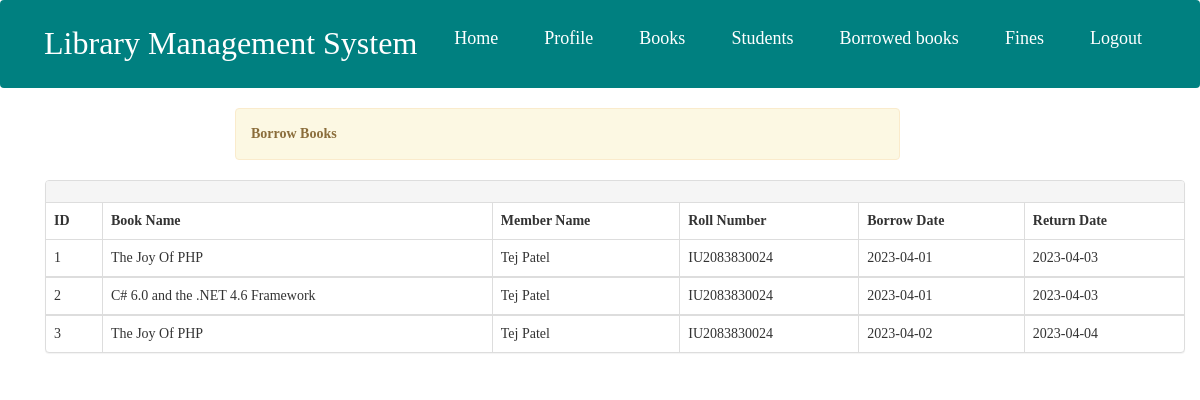
Screenshot of /borrowedbooks.php with the database file from the repository.
### tables this page shows
CREATE TABLE `borrow` (
  `borrowId` int(11) NOT NULL,
  `memberName` varchar(255) NOT NULL,
  `rollNo` varchar(30) NOT NULL,
  `bookName` varchar(255) NOT NULL,
  `borrowDate` varchar(20) NOT NULL,
  `returnDate` varchar(20) NOT NULL,
  `bookId` int(2) NOT NULL,
  `fine` varchar(100) NOT NULL,
  `borrowStatus` varchar(2) NOT NULL
);

### borrowedbooks.php (the view, shortened to what this page needs)
<?php
include "includes/header.php";
?>
<?php include "nav3_lib.php"; ?>
<div class="container">
<div class="container">
	<div class="alert alert-warning col-lg-7 col-md-12 col-sm-12 col-xs-12 col-lg-offset-2 col-md-offset-0 col-sm-offset-1 col-xs-offset-0" style="margin-top:0px">
		<strong>Borrow Books</strong>
	</div>
</div>
<div class="container">
	<div class="panel panel-default">
		<div class="panel-heading">
		<div class="row">
			<div class="col-lg-6 col-md-6 col-sm-12 col-xs-12 pull-right">
			</div>
		</div>
		</div>
		<table class="table table-bordered">
		<thead>
				<tr>
					<th>ID</th>
					<th>Book Name</th>
					<th>Member Name</th>
					<th>Roll Number</th>
					<th>Borrow Date</th>
					<th>Return Date</th>
				</tr>
				</thead>
					<?php
				$sql = "SELECT * FROM borrow";
				$query = mysqli_query($conn, $sql);
				$counter =1;
					while($row = mysqli_fetch_array($query)){
						?>
						<tbody>
						<tr>
						<td><?php echo $counter++; ?></td>
						<td><?php echo $row['bookName'];?></td>
							<td><?php echo $row['memberName']; ?></td>
							<td><?php echo $row['rollNo']; ?></td>
							<td><?php echo $row['borrowDate']; ?></td>
							<td><?php echo $row['returnDate']; ?></td>
						</tr>
						</tbody>
						<?php }
					?>
					</table>
	</div>
</div>
</body>
</html>

### includes/header.php (shortened to what this page needs)
<!DOCTYPE html>
<html>
<head>
    <link rel="stylesheet" type="text/css" href="css/bootstrap.css">
    <link rel="stylesheet" type="text/css" href="css/style.css">
    <link rel="stylesheet" type="text/css" href="css/sweetalert.css">
</head>
<body>

### nav3_lib.php (shortened to what this page needs)
<!DOCTYPE html>
<html lang="en">
<head>
<link rel="stylesheet" href="nav1111.css" />
</head>
<body>
<nav class="navbar">
<div class="logo">Library Management System</div>
<ul class="nav-links">
<div class="menu">
    <li><a href="index_lib.php">Home</a></li>
    <li><a href="profile_lib.php">Profile</a></li>
    <li><a href="totalbooks_Lib.php">Books</a></li>
    <li><a href="viewstudents_lib.php">Students</a></li>
    <li><a href="borrowedbooks.php">Borrowed books</a></li>
    <li><a href="fines.php">Fines</a></li>
    <li><a href="logout.php">Logout</a></li>
</div>
</ul>
</nav>
</body>
</html>

### css/style.css (style rules this page uses)
body { overflow-x: hidden; }
.alert { margin-top: 40px; }

### nav1111.css (style rules this page uses)
* { margin: 0; padding: 0; box-sizing: border-box; }
body { font-family: cursive; }
a { text-decoration: none; }
li { list-style: none; }
.navbar { display: flex; align-items: center; justify-content: space-between; padding: 20px; background-color: teal; color: #fff; }
.nav-links a { color: #fff; }
.logo { font-size: 32px; }
.menu { display: flex; gap: 1em; font-size: 18px; }
.menu li { padding: 5px 14px; }

### rows the page displays
borrow: bookName "The Joy Of PHP", memberName "Tej Patel", rollNo "IU2083830024", borrowDate "2023-04-01", returnDate "2023-04-03"
borrow: bookName "C# 6.0 and the .NET 4.6 Framework", memberName "Tej Patel", rollNo "IU2083830024", borrowDate "2023-04-01", returnDate "2023-04-03"
borrow: bookName "The Joy Of PHP", memberName "Tej Patel", rollNo "IU2083830024", borrowDate "2023-04-02", returnDate "2023-04-04"
